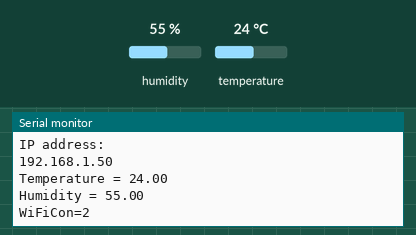
Simulated run of this sketch. Board: ESP8266 (NodeMCU). Parts: the last lines printed to the serial monitor. The inputs (shaded band) are chosen by the test bench; at power-on: humidity 55 %, temperature 24 °C. WiFi joins after 1.5 s; servers stay silent unless stated.

Above: at 2.7 s.
2.8 s: humidity set to 22 %
At 3.5 s:
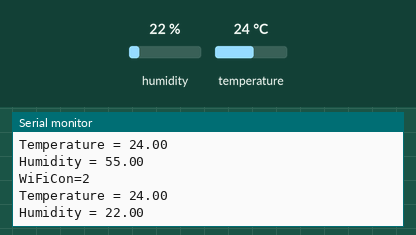
4.9 s: temperature set to 12 °C
At 5.9 s:
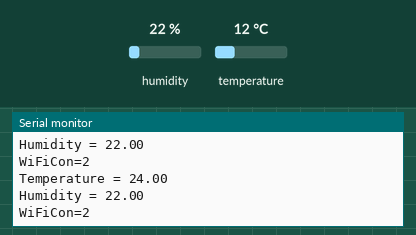
7.0 s: humidity set to 40 %
At 9.0 s:
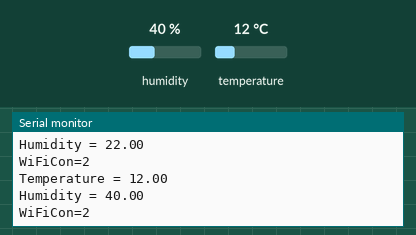
Timing chart, 0 to 10.5 s (numbered marks = the images above; inputs shaded):
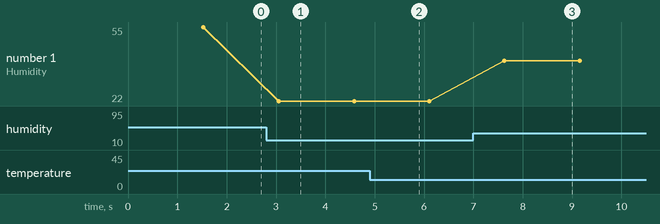

Measured:
- after the input at 2.8 s, the serial monitor: prints a new line after 0.26 s (image 1)
- after the input at 7.0 s, the serial monitor: prints a new line after 0.63 s (image 3)
- plotted number 1: 55 → 22 after the input at 2.8 s, 22 → 40 after the input at 7.0 s

The sketch:

wifi_dht11.ino
```cpp
#include <ESP8266WiFi.h>
#include <dht.h>

dht DHT;

const char* ssid = "aarkay";
const char* password = "isisisis";

#define DHT11_PIN A0

int WiFiCon() {
    // Check if we have a WiFi connection, if we don't, connect.
  int xCnt = 0;

  if (WiFi.status() != WL_CONNECTED){

        Serial.println();
        Serial.println();
        Serial.print("Connecting to ");
        Serial.println(ssid);

        WiFi.mode(WIFI_STA);

        WiFi.begin(ssid, password);

        while (WiFi.status() != WL_CONNECTED  && xCnt < 50) {
          delay(500);
          Serial.print(".");
          xCnt ++;
        }

        if (WiFi.status() != WL_CONNECTED){
          Serial.println("WiFiCon=0");
          return 0; //never connected
        } else {
          Serial.println("WiFiCon=1");
          Serial.println("");
          Serial.println("WiFi connected");
          Serial.println("IP address: ");
          Serial.println(WiFi.localIP());
          return 1; //1 is initial connection
        }

  } else {
    Serial.println("WiFiCon=2");
    return 2; //2 is already connected

  }
}


void setup() {

  Serial.begin(9600);

  WiFiCon();

}

void loop() {

  int chk = DHT.read11(DHT11_PIN);
  Serial.print("Temperature = ");
  Serial.println(DHT.temperature);
  Serial.print("Humidity = ");
  Serial.println(DHT.humidity);
  delay(500);
  if (WiFiCon() > 2) {
    //do something

  }

  delay(1000);

}
```
